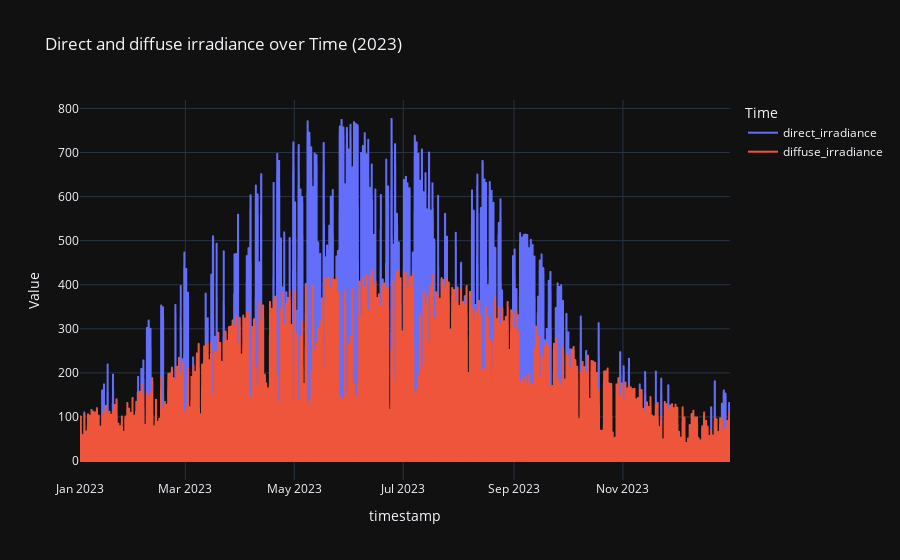

This figure's notebook cell:
### Code cell
irradiance_fig = px.line(
    df_subset_2023, 
    x='timestamp',
    y=['direct_irradiance', 'diffuse_irradiance'],
    title='Direct and diffuse irradiance over Time (2023)',
    labels={'value': 'Value', 'variable': 'Time'},
    template='plotly_dark',
    )

irradiance_fig

### Figure 1 — Plotly figure (JSON) as saved in the notebook; plotly's stock layout.template omitted (floating-point values rounded to 4 significant figures; data arrays with more than 128 entries replaced by an {"elided": "..."} marker saying what was removed)
{"data": [{"hovertemplate": "Time=direct_irradiance<br>timestamp=%{x}<br>Value=%{y}<extra></extra>", "legendgroup": "direct_irradiance", "line": {"color": "#636efa", "dash": "solid"}, "marker": {"symbol": "circle"}, "mode": "lines", "name": "direct_irradiance", "showlegend": true, "type": "scattergl", "x": {"elided": "8736 str values"}, "xaxis": "x", "y": {"elided": "8736 float values"}, "yaxis": "y"}, {"hovertemplate": "Time=diffuse_irradiance<br>timestamp=%{x}<br>Value=%{y}<extra></extra>", "legendgroup": "diffuse_irradiance", "line": {"color": "#EF553B", "dash": "solid"}, "marker": {"symbol": "circle"}, "mode": "lines", "name": "diffuse_irradiance", "showlegend": true, "type": "scattergl", "x": {"elided": "8736 str values"}, "xaxis": "x", "y": {"elided": "8736 float values"}, "yaxis": "y"}], "layout": {"legend": {"title": {"text": "Time"}, "tracegroupgap": 0}, "title": {"text": "Direct and diffuse irradiance over Time (2023)"}, "xaxis": {"anchor": "y", "domain": [0, 1], "title": {"text": "timestamp"}}, "yaxis": {"anchor": "x", "domain": [0, 1], "title": {"text": "Value"}}}}
